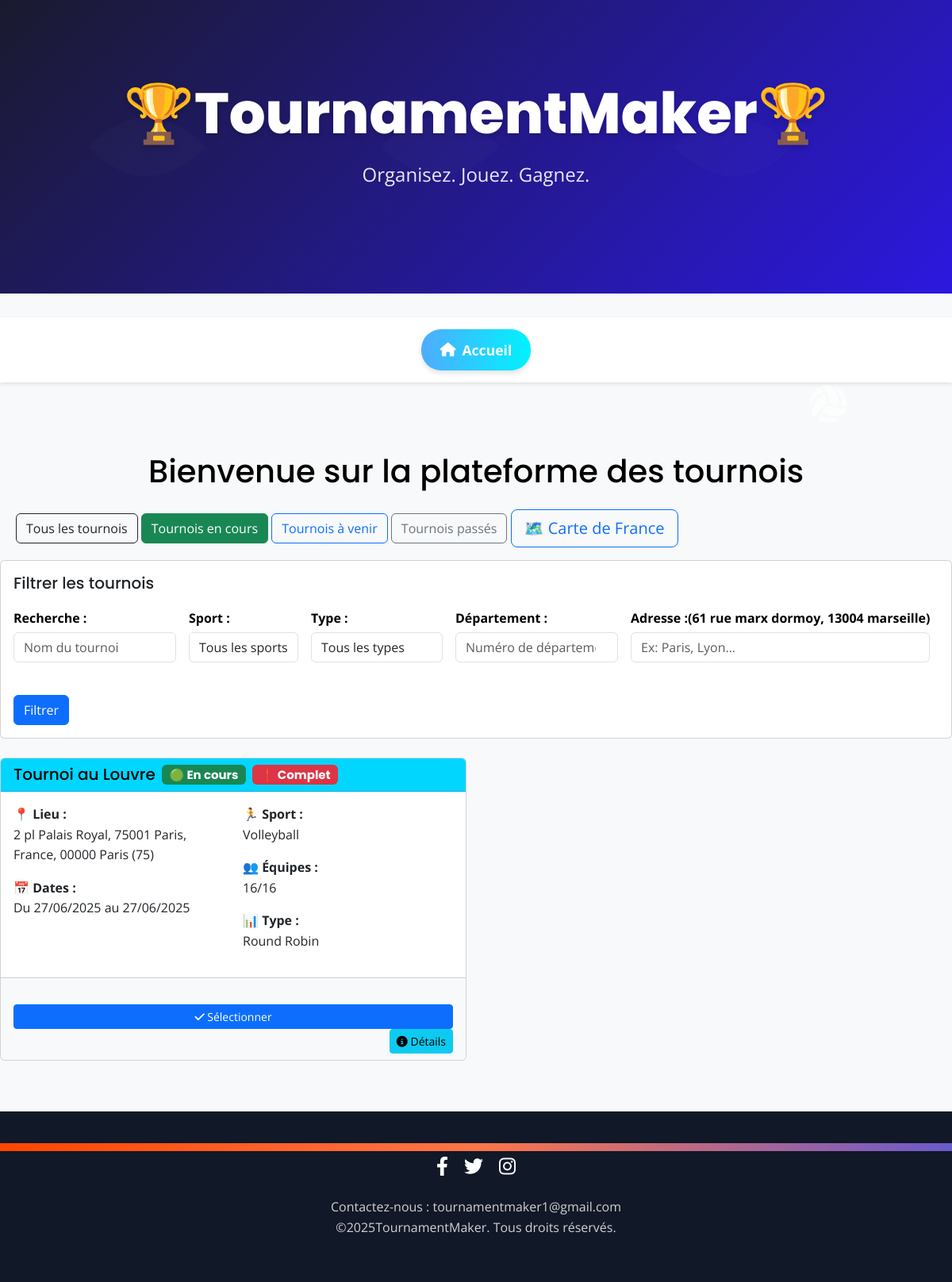
Screenshot of /TournamentMaker/select_tournament/?category=ongoing with the database file from the repository.
### TournamentMaker/models.py (models this page shows, shortened)
class Tournament(models.Model):
    SPORT_CHOICES = [
        ('football',   'Football'),
        ('volleyball', 'Volleyball'),
        ('basketball', 'Basketball'),
        ('rugby',      'Rugby'),
    ]
    TOURNAMENT_TYPE_CHOICES = [
        ('RR', 'Round Robin'),
        ('DE', 'Direct Elimination'),
    ]
    name = models.CharField(max_length=100)
    department = models.CharField(max_length=100)
    address = models.ForeignKey(Address, on_delete=models.SET_NULL, null=True, blank=True, related_name='tournaments')
    latitude = models.FloatField(null=True, blank=True)
    longitude = models.FloatField(null=True, blank=True)
    is_indoor = models.BooleanField(default=True)
    start_date = models.DateField(default=date.today)
    end_date = models.DateField(default=date.today)
    sport = models.CharField(max_length=50, choices=SPORT_CHOICES, default='football')
    max_teams = models.PositiveIntegerField(default=8)
    players_per_team = models.PositiveIntegerField(default=5)
    number_of_pools = models.IntegerField(default=0)
    type_tournament = models.CharField(max_length=2, choices=TOURNAMENT_TYPE_CHOICES, default='RR')
    nb_sets_to_win = models.PositiveIntegerField(default=3, help_text="Nombre de sets nécessaires pour gagner un match")
    points_per_set = models.PositiveIntegerField(default=25, help_text="Nombre de points nécessaires pour gagner un set")
    organizer = models.OneToOneField(Organisateur, on_delete=models.SET_NULL, null=True, blank=True, related_name='organized_tournament')
    match_duration = models.PositiveIntegerField(null=True, blank=True, help_text="Durée d’un match (en minutes)")
    extra_time = models.BooleanField(null=True, blank=True, help_text="Prolongations possibles")
    penalty_shootout = models.BooleanField(null=True, blank=True, help_text="Tirs au but en cas d’égalité")
    half_time_duration = models.PositiveIntegerField(null=True, blank=True, help_text="Durée de la mi-temps (en minutes)")
    quarter_duration = models.PositiveIntegerField(null=True, blank=True, help_text="Durée d’un quart-temps (en minutes)")
    number_of_quarters = models.PositiveIntegerField(null=True, blank=True, help_text="Nombre de quart-temps")
    slug = models.SlugField(max_length=200, unique=False, blank=True)
    city = models.ForeignKey(City, on_delete=models.SET_NULL, null=True, blank=True, related_name='tournaments')

class Address(models.Model):
    street = models.CharField(max_length=255)
    city = models.ForeignKey(City, on_delete=models.CASCADE)
    zipcode = models.CharField(max_length=10)
    latitude = models.FloatField(null=True, blank=True)
    longitude = models.FloatField(null=True, blank=True)
    def __str__(self):
        return f"{self.street}, {self.zipcode} {self.city.name}"

class City(models.Model):
    name = models.CharField(max_length=100)
    department = models.CharField(max_length=100, default='')
    latitude = models.FloatField(null=True, blank=True)
    longitude = models.FloatField(null=True, blank=True)

### TournamentMaker/views.py (the view, shortened to what this page needs)
# urls.py: path('select_tournament/', views.home, name='select_tournament'),
def home(request):
    today = now().date()
    category = request.GET.get('category', 'all')
    if category == 'ongoing':
        tournois = Tournament.objects.filter(start_date__lte=today, end_date__gte=today)
    elif category == 'upcoming':
        tournois = Tournament.objects.filter(start_date__gt=today)
    elif category == 'past':
        tournois = Tournament.objects.filter(end_date__lt=today)
    else:
        tournois = Tournament.objects.all()
    sports = Tournament.SPORT_CHOICES
    selected_sport = request.GET.get('sport')
    selected_department = request.GET.get('department')
    selected_type = request.GET.get('type_tournament')
    search_query = request.GET.get('search')
    date_order = request.GET.get('date_order')
    selected_address = request.GET.get("address")
    if selected_sport:
        tournois = tournois.filter(sport=selected_sport)
    if selected_department:
        tournois = tournois.filter(department__icontains=selected_department)
    if selected_address:
        tournois = tournois.filter(address__street__icontains=selected_address)
    if selected_type:
        tournois = tournois.filter(type_tournament=selected_type)
    if search_query:
        tournois = tournois.filter(name__icontains=search_query)
    if date_order == 'asc':
        tournois = tournois.order_by('start_date')
    elif date_order == 'desc':
        tournois = tournois.order_by('-start_date')
    paginator = Paginator(tournois, 6)
    page_number = request.GET.get('page')
    page_obj = paginator.get_page(page_number)
    filters = request.GET.copy()
    if 'page' in filters:
        filters.pop('page')
    querystring = filters.urlencode()
    context = {
        'tournois': page_obj,
        'page_obj': page_obj,
        'is_paginated': page_obj.has_other_pages(),
        'category': category,
        'sports': sports,
        'selected_sport': selected_sport,
        'selected_department': selected_department,
        'selected_type': selected_type,
        'search_query': search_query,
        'date_order': date_order,
        'querystring': querystring,
        'today': today,
    }
    return render(request, 'home.html', context)

### TournamentMaker/context_processors.py (called while the page is built)
def hide_inscription_button(request):
    try:
        tournament_id = request.session.get('selected_tournament_id')
        if not tournament_id:
            return {'hide_inscription': False}
        tournoi = Tournament.objects.get(id=tournament_id)
        is_full = tournoi.teams.count() >= tournoi.max_teams
        is_over = tournoi.end_date < date.today()
        return {'hide_inscription': is_full or is_over}
    except:
        return {'hide_inscription': False}

def selected_tournament(request):
    selected_id = request.session.get('selected_tournament_id')
    if selected_id:
        try:
            tournoi = Tournament.objects.get(id=selected_id)
            return {'selected_tournament_slug': tournoi.slug}
        except Tournament.DoesNotExist:
            pass
    return {'selected_tournament_slug': None}

### TournamentMaker/templates/home.html (shortened to what this page needs)
{% extends 'base_generic.html' %}
{% block content %}
<div class="container mt-5">
  <h1 class="text-center mb-4" style="color:black;">Bienvenue sur la plateforme des tournois</h1>
  <div class="mb-3">
    <a href="?category=all"      class="btn btn-outline-dark      {% if category == "all" %}active{% endif %}">Tous les tournois</a>
    <a href="?category=ongoing"  class="btn btn-outline-success   {% if category == "ongoing" %}active{% endif %}">Tournois en cours</a>
    <a href="?category=upcoming" class="btn btn-outline-primary   {% if category == "upcoming" %}active{% endif %}">Tournois à venir</a>
    <a href="?category=past"     class="btn btn-outline-secondary {% if category == "past" %}active{% endif %}">Tournois passés</a>
    <a href="{% url 'france_map' %}" class="btn btn-lg btn-outline-primary me-3">🗺️ Carte de France</a>
  </div>
</div>
<div class="card mb-4">
  <div class="card-body">
    <h5 class="card-title">Filtrer les tournois</h5>
    <form method="get" class="row row-cols-lg-auto g-3 align-items-end">
         <div class="col">
        <label for="search">Recherche :</label>
        <input id="search" name="search" type="text" class="form-control"
               placeholder="Nom du tournoi" value="{{ search_query|default_if_none:'' }}">
      </div>
      <div class="col">
        <label for="sport">Sport :</label>
        <select id="sport" name="sport" class="form-control">
          <option value="">Tous les sports</option>
        </select>
      </div>
       <div class="col">
        <label for="type_tournament">Type :</label>
        <select id="type_tournament" name="type_tournament" class="form-control">
          <option value="">Tous les types</option>
        </select>
      </div>
      <div class="col-md-4">
        <label for="department">Département :</label>
        <input type="number" name="department" id="department" class="form-control"
               placeholder="Numéro de département"
               value="{{ selected_department|default_if_none:'' }}">
      </div>
      <div class="col-md-4">
        <label for="address">Adresse :(61 rue marx dormoy, 13004 marseille)</label>
        <input type="text" name="address" id="address" class="form-control"
               placeholder="Ex: Paris, Lyon..."
               value="{{ request.GET.address }}">
      </div>
      <div class="col-md-4 align-self-end">
        <button type="submit" class="btn btn-primary">Filtrer</button>
      </div>
    </form>
  </div>
</div>
<div class="row">
{% for tournoi in tournois %}
  <div class="col-md-6 mb-4">
    <div class="card h-100">
      <div class="card-header" style="background-color: #00d6ff;">
        <h5 class="card-title mb-0 d-flex align-items-center" style="color: black;">
          {{ tournoi.name }}
          {% if tournoi.start_date <= today and tournoi.end_date >= today %}
            <span class="badge bg-success ms-2">🟢 En cours</span>
          {% elif tournoi.start_date > today %}
            <span class="badge bg-primary ms-2">🔵 À venir</span>
          {% else %}
            <span class="badge bg-secondary ms-2">⚫ Passé</span>
          {% endif %}
          {% if tournoi.teams.count >= tournoi.max_teams and tournoi.end_date >= today %}
            <span class="badge bg-danger ms-2">❗ Complet</span>
          {% endif %}
        </h5>
      </div>
      <div class="card-body">
        <div class="row">
          <div class="col-md-6">
            <p class="card-text"><strong>📍 Lieu :</strong><br>{{ tournoi.address }} ({{ tournoi.department }})</p>
            <p class="card-text"><strong>📅 Dates :</strong><br>Du {{ tournoi.start_date|date:"d/m/Y" }} au {{ tournoi.end_date|date:"d/m/Y" }}</p>
          </div>
          <div class="col-md-6">
            <p><strong>🏃 Sport :</strong><br>{{ tournoi.get_sport_display }}</p>
            <p><strong>👥 Équipes :</strong><br>{{ tournoi.teams.count }}/{{ tournoi.max_teams }}</p>
            <p><strong>📊 Type :</strong><br>{% if tournoi.type_tournament == "RR" %}Round Robin{% else %}Élimination directe{% endif %}</p>
          </div>
        </div>
      </div>
      <div class="card-footer bg-light text-end">
        <form method="POST" action="{% url 'home' %}" class="d-inline">
          <button type="submit" class="btn btn-primary btn-sm me-2">
            <i class="fas fa-check"></i> Sélectionner
          </button>
        </form>
        <a href="{% url 'tournament_detail' tournoi.slug %}" class="btn btn-info btn-sm">
          <i class="fas fa-info-circle"></i> Détails
        </a>
      </div>
    </div>
  </div>
{% empty %}
  <div class="col-12"><div class="alert alert-info">Aucun tournoi trouvé pour ce filtre.</div></div>
{% endfor %}
</div>
{% endblock %}

### TournamentMaker/static/css/styles.css (style rules this page uses)
:root { --primary-color: #2c18df; --secondary-color: #04d3f7; --accent-color: #FF4500; --dark-color: #1a1a2e; --light-color: #f8f9fa; --text-color: #faf8f8; --shadow-sm: 0 2px 4px rgba(0, 0, 0, 0.1); --shadow-md: 0 4px 6px rgba(0, 0, 0, 0.15); --shadow-lg: 0 10px 15px rgba(0, 0, 0, 0.2); }
body { font-family: 'Open Sans', sans-serif; color: var(--text-color); background-color: var(--light-color); margin: 0; padding: 0; line-height: 1.6; }
h1, h2, h3, h4, h5, h6 { font-family: 'Poppins', sans-serif; }
.container { max-width: 1200px; margin: 0 auto; padding: 0 20px; }
body { font-family: 'Poppins', sans-serif; background-color: #f4f6f9; color: #2c3e50; margin: 0; padding: 0; }
label { display: block; margin-top: 12px; font-weight: bold; color: black; }
input, select { width: 100%; padding: 8px; margin-top: 4px; box-sizing: border-box; }
button { margin-top: 25px; padding: 12px; width: 100%; font-size: 16px; background-color: #2c87f0; color: white; border: none; border-radius: 5px; cursor: pointer; }

### rows the page displays
Tournament: name "Tournoi au Louvre", shows "🟢 En cours", shows "❗ Complet", address "2 pl Palais Royal, 75001 Paris, France, 00000 Paris", department "75", start_date "27/06/2025", end_date "27/06/2025", sport "Volleyball", teams.count "16", max_teams "16", type_tournament "Round Robin"
